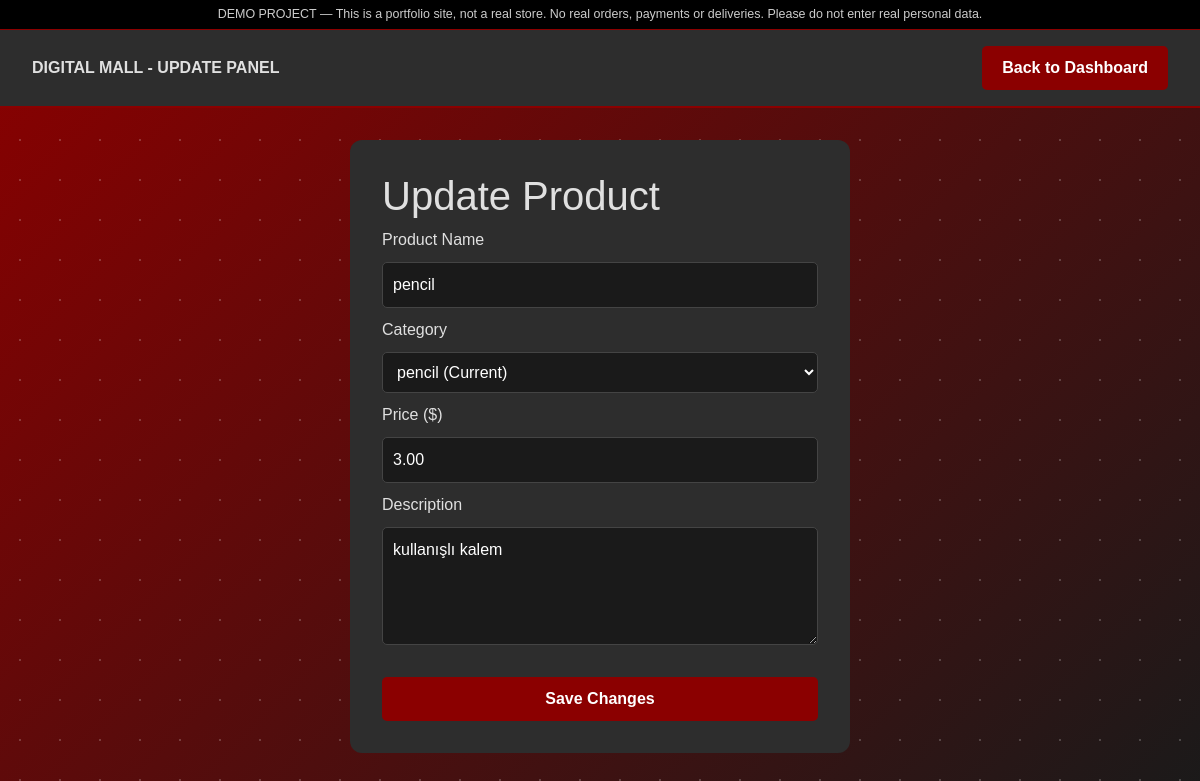
Before: /update.php?id=31 (signed in) with the older database file.
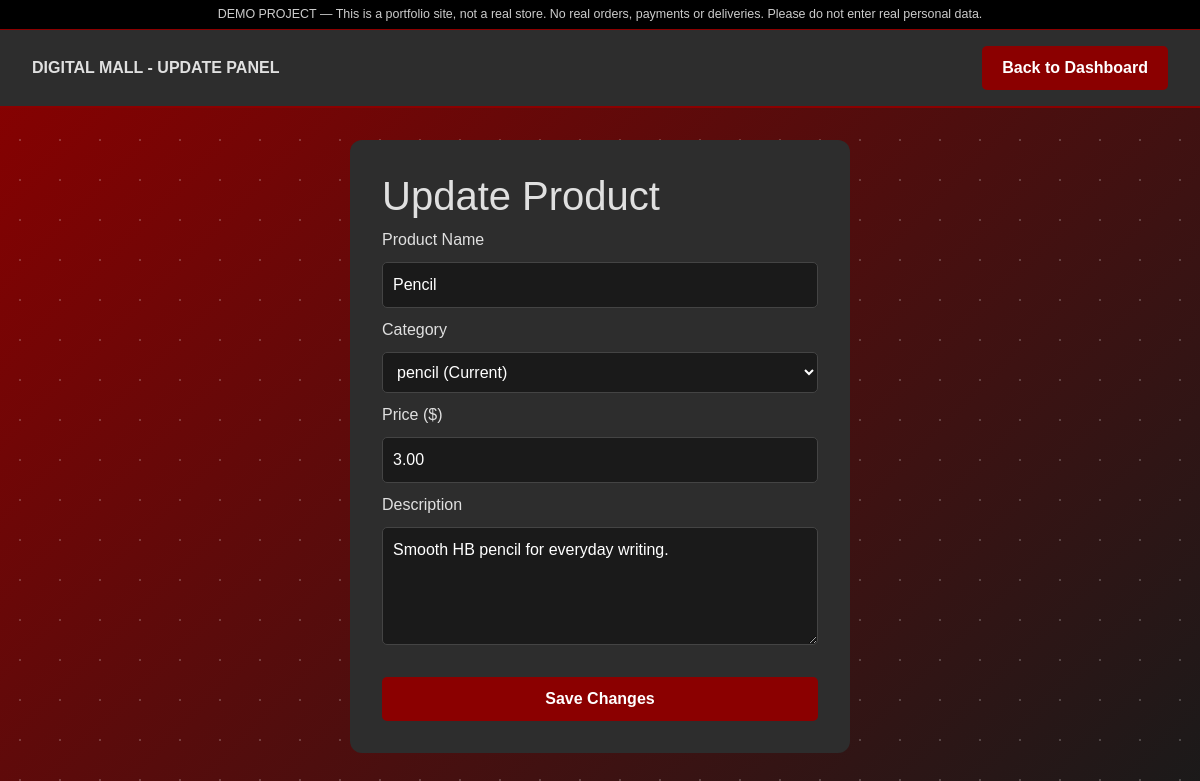
After: the same page with the newer database file.
### tables this page shows
CREATE TABLE `products` (
  `id` int(11) NOT NULL AUTO_INCREMENT,
  `name` varchar(255) NOT NULL,
  `price` decimal(10,2) NOT NULL,
  `category` varchar(100) NOT NULL,
  `description` longtext NOT NULL,
  `shop_name` varchar(255) NOT NULL,
  PRIMARY KEY (`id`)
);

### helpers.php (called while the page is built, shortened)
<?php
function e($value) {
    return htmlspecialchars((string)$value, ENT_QUOTES, 'UTF-8');
}
function db_run($conn, $sql, $types = '', array $params = []) {
    $stmt = mysqli_prepare($conn, $sql);
    if ($types !== '') {
        mysqli_stmt_bind_param($stmt, $types, ...$params);
    }
    mysqli_stmt_execute($stmt);
    return $stmt;
}
function db_all($conn, $sql, $types = '', array $params = []) {
    $res = mysqli_stmt_get_result(db_run($conn, $sql, $types, $params));
    return $res ? mysqli_fetch_all($res, MYSQLI_ASSOC) : [];
}
function db_one($conn, $sql, $types = '', array $params = []) {
    $rows = db_all($conn, $sql, $types, $params);
    return $rows ? $rows[0] : null;
}

### update.php (the view, shortened to what this page needs)
<?php
include 'connect.php';
$shop = $_SESSION['address'];
$id = filter_input(INPUT_GET, 'id', FILTER_VALIDATE_INT);
$product = $id ? db_one($conn, "SELECT * FROM products WHERE id=? AND shop_name=?", 'is', [$id, $shop]) : null;
?>
<!DOCTYPE html>
<html lang="en">
<head>
    <link href="https://cdn.jsdelivr.net/npm/bootstrap@5.0.2/dist/css/bootstrap.min.css" rel="stylesheet">
    <link rel="stylesheet" href="style.css">
</head>
<body>
    <nav>
        <div class="nav-left">
            <strong>DIGITAL MALL - UPDATE PANEL</strong>
        </div>
        <div class="nav-links">
            <button onclick="window.location.href='manager.php?tab=products'">Back to Dashboard</button>
        </div>
    </nav>
    <div class="content">
        <div class="view" style="max-width: 500px; margin: 0 auto; display: block;">
            <h1>Update Product</h1>
            <form action="" method="POST"><?php echo csrf_field(); ?>
                <label>Product Name</label>
                <input type="text" name="p_name" value="<?php echo e($product['name']); ?>" required>
                <label>Category</label>
                <select name="category" required>
                    <option value="<?php echo e($product['category']); ?>"><?php echo e($product['category']); ?> (Current)</option>
                </select>
                <label>Price ($)</label>
                <input type="number" name="price" step="0.01" min="0" value="<?php echo e($product['price']); ?>" required>
                <label>Description</label>
                <textarea name="desc" rows="4"><?php echo e($product['description']); ?></textarea>
                <button type="submit" name="update_submit" style="width: 100%; margin-top: 15px;">Save Changes</button>
            </form>
        </div>
    </div>
</body>
</html>

Changed rows visible on the page:
changed products "pencil (Current)": p_name "pencil" → "Pencil"; desc "kullanışlı kalem" → "Smooth HB pencil for everyday writing."
